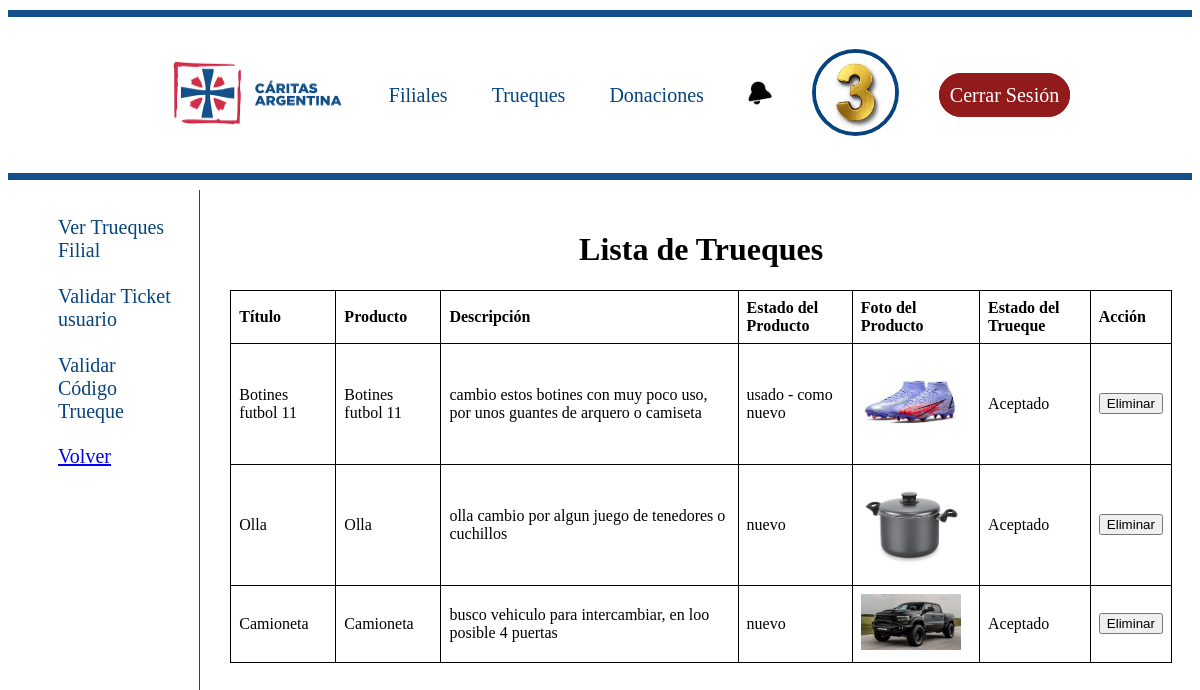
The page /ayudante/trueques_filial/ (signed in) on the database its author committed.
### Trueques/models.py (models this page shows, shortened)
class Trueque(models.Model):
    titulo = models.CharField(max_length=100)
    producto = models.ForeignKey(Producto, on_delete=models.CASCADE)
    ESTADO_OPCIONES = [('nuevo', 'Nuevo'), ('usado - como nuevo', 'Usado - Como nuevo'), ('usado - muy bueno', 'Usado - Muy bueno'),('usado - bueno', 'Usado - Bueno'),('usado - aceptable', 'Usado - Aceptable')]
    estado = models.CharField(max_length=20, choices=ESTADO_OPCIONES,
        default='Nuevo',)
    descripcion = models.TextField(max_length=500)
    foto_producto = models.ImageField(upload_to='media/', blank=True, null=True)
    foto_producto = models.ImageField(upload_to='media/', blank=True, null=True)
    usuario = models.ForeignKey(Usuario, on_delete=models.CASCADE, null=True, blank=True, related_name='trueques')
    categoria = models.ForeignKey(Categoria, on_delete=models.SET_NULL, null=True, blank=True)
    ESTADO_TRUEQUE = [('Pendiente', 'Pendiente'), ('Aceptado','Aceptado'),('Rechazado', 'Rechazado'),('Eliminado','Eliminado'),('Completado','Completado')]
    estado_trueque = models.CharField(max_length=20, choices=ESTADO_TRUEQUE, default='Pendiente')

### Productos/models.py (models this page shows)
class Producto(models.Model):
    ESTADO_OPCIONES = [('nuevo', 'Nuevo'), ('usado - como nuevo', 'Usado - Como nuevo'), ('usado - muy bueno', 'Usado - Muy bueno'),('usado - bueno', 'Usado - Bueno'),('usado - aceptable', 'Usado - Aceptable')]
    titulo = models.CharField(max_length=15)
    descripcion = models.CharField(max_length=100)
    estado = models.CharField(max_length=20, choices=ESTADO_OPCIONES,
        default='Nuevo',)
    foto_producto = models.ImageField(upload_to='media/')
    categoria = models.ForeignKey(Categoria, on_delete=models.CASCADE, null=True, blank=True)
    usuario = models.ForeignKey(Usuario, on_delete=models.CASCADE, null=True, blank=True, related_name='productos')
    borrado = models.BooleanField(default=False)
    motivo = models.CharField(max_length=100)
    def __str__(self):
        return self.titulo

### Ayudante/views.py (the view, shortened to what this page needs)
# urls.py: path('trueques_filial/', views.ver_trueques_filial, name="Ver_Trueques_filial"),
@login_required
def ver_trueques_filial(request):
    trueques = Trueque.objects.filter(usuario__filial=request.user.filial).exclude(estado_trueque='Eliminado')
    return render(request, 'ver_trueques_filial.html', {'trueques': trueques})

### Caridas/context_processors.py (called while the page is built)
def notificaciones_no_leidas(request):
    if request.user.is_authenticated:
        return {
            'notificaciones_no_leidas': Notificacion.objects.filter(usuario=request.user, leida=False).count()
        }
    return {}

### Ayudante/templates/ver_trueques_filial.html (shortened to what this page needs)
{% extends 'base.html' %}
{% load static %}
{% block content %}
<link rel="stylesheet" href="{% static 'styles/select.css' %}">
<div class="container">
    <div class="sidebar">
        <ul>
            <li><a href="{% url 'Ayudante:Ver_Trueques_filial' %}" class="Navegation"> Ver Trueques Filial </a></li>
            <li><a href="{% url 'Ayudante:Validar_ticket_usuario' %}" class="Navegation"> Validar Ticket usuario </a></li>
            <li><a href="{% url 'Ayudante:validar_codigo_trueque' %}" class="Navegation active">Validar Código Trueque</a></li>
            <li><a href="{% url 'Pantalla_principal:Pantalla_principal' %}"> Volver </a></li>
        </ul>
    </div>
    <div class="contenido">
        <h1>Lista de Trueques</h1>
        <table>
            <thead>
                <tr>
                    <th>Título</th>
                    <th>Producto</th>
                    <th>Descripción</th>
                    <th>Estado del Producto</th>
                    <th>Foto del Producto</th>
                    <th>Estado del Trueque</th>
                    <th>Acción</th>
                </tr>
            </thead>
            <tbody>
                {% for trueque in trueques %}
                    <tr>
                        <td>{{ trueque.titulo }}</td>
                        <td>{{ trueque.producto }}</td>
                        <td>{{ trueque.descripcion }}</td>
                        <td>{{ trueque.estado }}</td>
                        <td><img src="{{ trueque.foto_producto.url }}" alt="{{ trueque.titulo }}" style="width: 100px; height: auto;"></td>
                        <td>{{ trueque.estado_trueque }}</td>
                        <td>
                            <form method="post" action="{% url 'Ayudante:Ver_Trueques_filial' %}" style="display:inline;">
                                <button type="submit" class="btn btn-danger">Eliminar</button>
                            </form>
                        </td>
                    </tr>
                {% endfor %}
            </tbody>
        </table>
    </div>
</div>
{% endblock %}

### Caridas/templates/base.html (shortened to what this page needs)
{% load static %}
<!DOCTYPE html>
<html lang="es">
    <head>
        <link rel="stylesheet" href="{% static 'styles/mainBase.css' %}">
    </head>
    <body>
        <hr class="LineaHorizontal">
        <nav>
            <ul>
                <li><a href="{% url 'Pantalla_principal:Pantalla_principal' %}"><img id="LogoCaritas" src="{% static 'LogoCaritasRectangular.png' %}" alt="logo_caritas"></a></li>
                <li><a href="{% url 'Filiales:list_filiales' %}" class="Navegation"> Filiales </a></li>
                <li><a href="{% url 'Usuario:opciones_trueque' %}" class="Navegation"> Trueques </a></li>
                <li><a href="{% url 'Donaciones:donar' %}" class="Navegation"> Donaciones </a></li>
                {% if user.is_authenticated %}
                <li><a href="{% url 'Pantalla_principal:listar_notificaciones' %}" class="notification-icon">
                    <img src="{% static 'campana.png' %}" alt="Notificaciones">
                </a></li>
                {% endif %}
                {% if user.is_authenticated %}
                    {% if user.id == 1 %}
                        <li><a href="{% url 'vista_admin' %}"><img id="LogoUsuario" src="{% static 'logo_caritas.png' %}"> </a></li>
                    {% elif user.is_ayudante %}
                        <li><a href="{% url 'Ayudante:vista_ayudante' %}"><img id="LogoUsuario" src="{% static 'logo_caritas.png' %}"> </a></li>
                    {% else %}
                        <li><a href="{% url 'accounts:editar_perfil' %}"><img id="LogoUsuario" src="{% if user.profile_picture %}{% static user.profile_picture %}{% else %}{% static 'usuarioDefault.png' %}{% endif %}"> </a></li>
                    {% endif %}
                    <li><a href="{% url 'accounts:logout' %}"  id="Cerrar-Sesion"> Cerrar Sesión </a></li>
                {% else %}
                    <li><a href="{% url 'accounts:login' %}" id="Acceder">Acceder</a></li>
                {% endif %}
            </ul>
        </nav>
        <hr class="LineaHorizontal">
    {% block content %}
    {% endblock %}
</body>
</html>

### Caridas/static/styles/mainBase.css (style rules this page uses)
html { height: 100%; margin: 0; padding: 0; }
body { background-color: white; text-align: center; }
.LineaHorizontal { width: 100%; height: 7px; background-color: #14518b; border: none; margin: 10px 0px; padding: 0; }
nav ul li { color: #07447e; list-style-type: none; font-family: 'Montserrat', Times, serif; font-size: 20px; display: inline-block; vertical-align: middle; margin: 10px; text-decoration: none; }
.Navegation { color: #07447e; text-decoration: none; }
#LogoCaritas { width: 175px; height: 70px; object-fit: fill; }
#LogoUsuario { width: 75px; height: 75px; object-fit: fill; border-radius: 50%; border: 2px solid #ffffff; box-shadow: 0 0 0 4px #07447e; object-fit: cover; }
#Acceder, #Cerrar-Sesion { border: 1px solid #911a1a; padding: 10px; background-color: rgb(145, 26, 26); text-decoration: none; font-family: 'Montserrat', Times, serif; border-radius: 50px; text-decoration: none; color: #ffffff; }
.notification-icon { position: relative; display: inline-block; }
.notification-icon img { width: 24px; height: 24px; }

### administrador/static/styles/select.css (style rules this page uses)
.container { display: flex; align-items: flex-start; }
.sidebar { background-color: #ffffff; }
ul li { list-style: none; text-align: left; margin-bottom: 2%; color: #07447e; font-family: 'Montserrat', Times, serif; font-size: 20px; text-decoration: none; padding: 10px; }
.contenido { padding-left: 20px; justify-content: center; align-items: center; flex-grow: 1; padding: 20px; }
table { width: 100%; border-collapse: collapse; }
table, th, td { border: 1px solid black; }
th, td { padding: 8px; text-align: left; }

### rows shown on the page
Trueque: titulo "Botines futbol 11", producto "Botines futbol 11", descripcion "cambio estos botines con muy poco uso, por unos guantes de arquero o camiseta", estado "usado - como nuevo", foto_producto (picture), estado_trueque "Aceptado"
Trueque: titulo "Olla", producto "Olla", descripcion "olla cambio por algun juego de tenedores o cuchillos", estado "nuevo", foto_producto (picture), estado_trueque "Aceptado"
Trueque: titulo "Camioneta", producto "Camioneta", descripcion "busco vehiculo para intercambiar, en loo posible 4 puertas", estado "nuevo", foto_producto (picture), estado_trueque "Aceptado"
